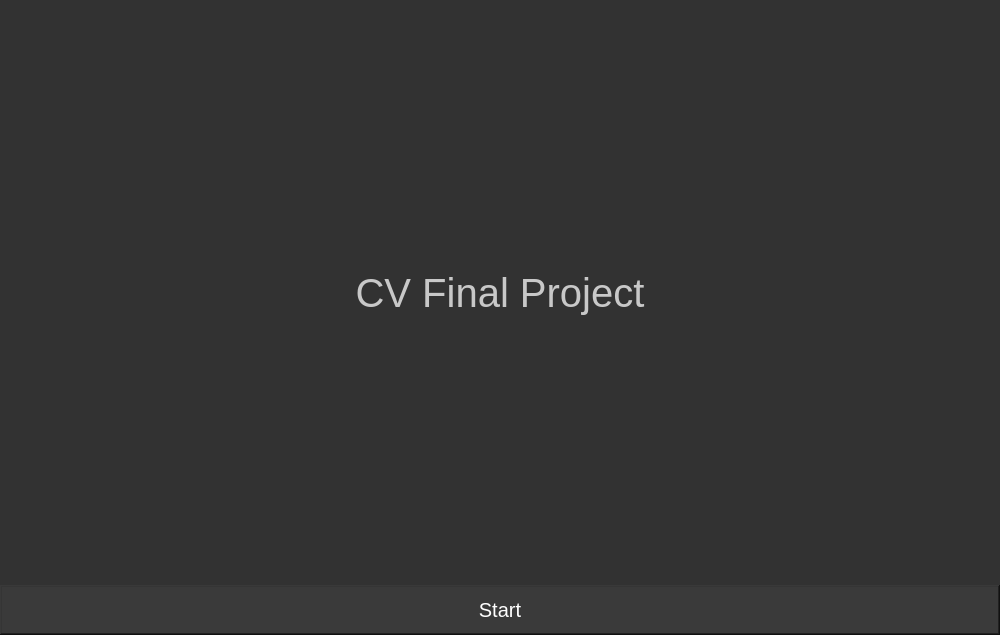
<?xml version="1.0" encoding="UTF-8"?>
<ui version="4.0">
 <class>Form</class>
 <widget class="QWidget" name="Form">
  <property name="geometry">
   <rect>
    <x>0</x>
    <y>0</y>
    <width>1000</width>
    <height>635</height>
   </rect>
  </property>
  <property name="windowTitle">
   <string>Form</string>
  </property>
  <property name="styleSheet">
   <string notr="true">background-color: rgb(50, 50, 50);</string>
  </property>
  <layout class="QVBoxLayout" name="verticalLayout">
   <property name="spacing">
    <number>0</number>
   </property>
   <property name="leftMargin">
    <number>0</number>
   </property>
   <property name="topMargin">
    <number>0</number>
   </property>
   <property name="rightMargin">
    <number>0</number>
   </property>
   <property name="bottomMargin">
    <number>0</number>
   </property>
   <item>
    <widget class="QFrame" name="frame">
     <property name="frameShape">
      <enum>QFrame::NoFrame</enum>
     </property>
     <property name="frameShadow">
      <enum>QFrame::Raised</enum>
     </property>
     <layout class="QVBoxLayout" name="verticalLayout_4">
      <property name="spacing">
       <number>0</number>
      </property>
      <property name="leftMargin">
       <number>0</number>
      </property>
      <property name="topMargin">
       <number>0</number>
      </property>
      <property name="rightMargin">
       <number>0</number>
      </property>
      <property name="bottomMargin">
       <number>0</number>
      </property>
      <item>
       <widget class="QFrame" name="frame_up">
        <property name="styleSheet">
         <string notr="true"/>
        </property>
        <property name="frameShape">
         <enum>QFrame::NoFrame</enum>
        </property>
        <property name="frameShadow">
         <enum>QFrame::Raised</enum>
        </property>
        <layout class="QVBoxLayout" name="verticalLayout_5">
         <property name="spacing">
          <number>0</number>
         </property>
         <property name="leftMargin">
          <number>0</number>
         </property>
         <property name="topMargin">
          <number>0</number>
         </property>
         <property name="rightMargin">
          <number>0</number>
         </property>
         <property name="bottomMargin">
          <number>0</number>
         </property>
         <item>
          <widget class="QLabel" name="label_title">
           <property name="font">
            <font>
             <family>Arial</family>
             <pointsize>30</pointsize>
            </font>
           </property>
           <property name="styleSheet">
            <string notr="true">color: rgb(200, 200, 200);</string>
           </property>
           <property name="text">
            <string>CV Final Project</string>
           </property>
           <property name="alignment">
            <set>Qt::AlignCenter</set>
           </property>
          </widget>
         </item>
        </layout>
       </widget>
      </item>
      <item>
       <widget class="QFrame" name="frame_down">
        <property name="minimumSize">
         <size>
          <width>0</width>
          <height>50</height>
         </size>
        </property>
        <property name="maximumSize">
         <size>
          <width>16777215</width>
          <height>50</height>
         </size>
        </property>
        <property name="frameShape">
         <enum>QFrame::WinPanel</enum>
        </property>
        <property name="frameShadow">
         <enum>QFrame::Raised</enum>
        </property>
        <layout class="QHBoxLayout" name="horizontalLayout">
         <property name="spacing">
          <number>0</number>
         </property>
         <property name="leftMargin">
          <number>0</number>
         </property>
         <property name="topMargin">
          <number>0</number>
         </property>
         <property name="rightMargin">
          <number>0</number>
         </property>
         <property name="bottomMargin">
          <number>0</number>
         </property>
         <item>
          <widget class="QPushButton" name="btn_start">
           <property name="sizePolicy">
            <sizepolicy hsizetype="Expanding" vsizetype="Expanding">
             <horstretch>0</horstretch>
             <verstretch>0</verstretch>
            </sizepolicy>
           </property>
           <property name="font">
            <font>
             <family>Arial</family>
             <pointsize>15</pointsize>
            </font>
           </property>
           <property name="styleSheet">
            <string notr="true">QPushButton {
	background-color: rgb(58, 58, 58);
	color: rgb(255, 255, 255);
	border: 0px solid;
}
QPushButton:hover {
	background-color: rgb(70, 141, 212);
}</string>
           </property>
           <property name="text">
            <string>Start</string>
           </property>
          </widget>
         </item>
        </layout>
       </widget>
      </item>
     </layout>
    </widget>
   </item>
  </layout>
 </widget>
 <resources/>
 <connections/>
</ui>
